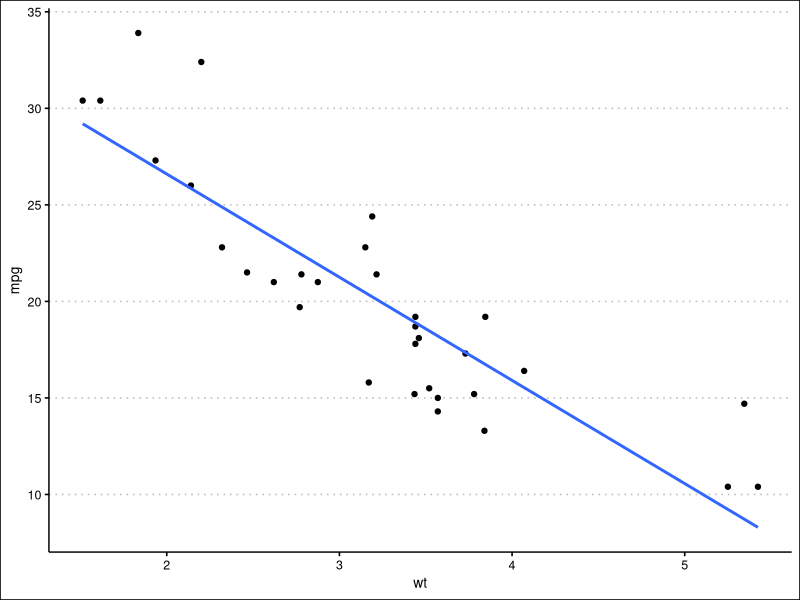

This chart was generated by the following R code:
## ---- chunk 1

library(tidyverse)
library(ggthemes)

## ---- chunk 2
mtcars|> 
    select(mpg,wt)|>
    ggplot(aes(x = wt,
            y = mpg))+ 
    geom_point()+
    geom_smooth(method = "lm", formula = y~x, se = FALSE)+ 
    theme_clean()




